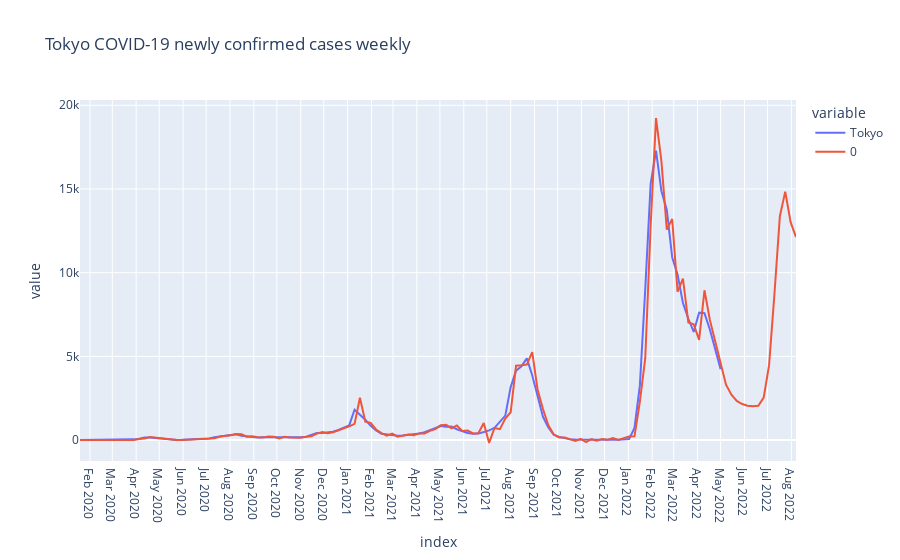

Notebook cell for this chart:
### Code cell
ts_forecast = result_tokyo.predict(start=df_gr.index[0], end=df_gr.index[-1]+relativedelta(months=3))
temp_df = df_gr.Tokyo.to_frame()
temp_df = pd.concat([temp_df, ts_forecast])

fig = px.line(temp_df, title='Tokyo COVID-19 newly confirmed cases weekly')
fig.update_layout({
    'xaxis': {
        'dtick': 'M1'
    }
})
fig.show()

### Figure 1 — Plotly figure (JSON) as saved in the notebook; plotly's stock layout.template omitted (floating-point values rounded to 4 significant figures; data arrays with more than 128 entries replaced by an {"elided": "..."} marker saying what was removed)
{"data": [{"hovertemplate": "variable=Tokyo<br>index=%{x}<br>value=%{y}<extra></extra>", "legendgroup": "Tokyo", "line": {"color": "#636efa", "dash": "solid"}, "marker": {"symbol": "circle"}, "mode": "lines", "name": "Tokyo", "orientation": "v", "showlegend": true, "type": "scatter", "x": {"elided": "254 str values"}, "xaxis": "x", "y": {"elided": "254 float values"}, "yaxis": "y"}, {"hovertemplate": "variable=0<br>index=%{x}<br>value=%{y}<extra></extra>", "legendgroup": "0", "line": {"color": "#EF553B", "dash": "solid"}, "marker": {"symbol": "circle"}, "mode": "lines", "name": "0", "orientation": "v", "showlegend": true, "type": "scatter", "x": {"elided": "254 str values"}, "xaxis": "x", "y": {"elided": "254 float values"}, "yaxis": "y"}], "layout": {"autosize": true, "legend": {"title": {"text": "variable"}, "tracegroupgap": 0}, "title": {"text": "Tokyo COVID-19 newly confirmed cases weekly"}, "xaxis": {"anchor": "y", "autorange": true, "domain": [0, 1], "dtick": "M1", "range": ["2020-01-19", "2022-08-07"], "title": {"text": "index"}, "type": "date"}, "yaxis": {"anchor": "x", "autorange": true, "domain": [0, 1], "range": [-1250.0, 20320.0], "title": {"text": "value"}, "type": "linear"}}}
